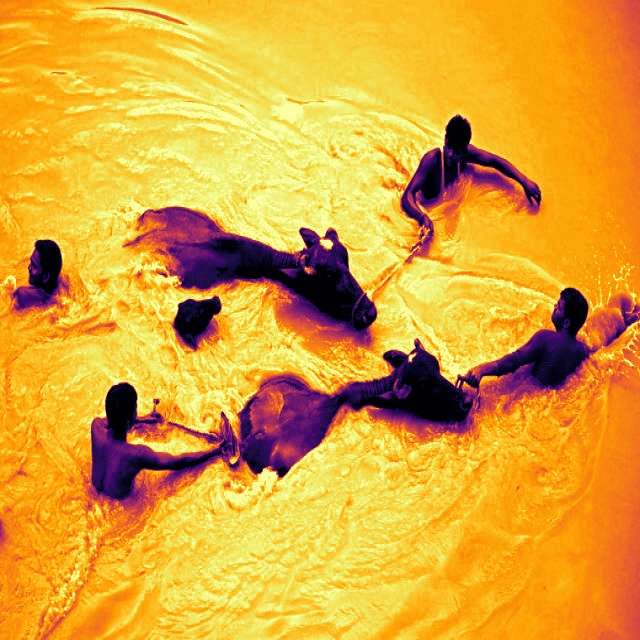
#> input picture outputs/thermal/thermal_heatmap.jpg, 640 x 640 px
$ python -i thermal_service.py   (imports and definitions only)
#> lines starting #> are read from the running program, lines starting #| are printed output that depends on the picture; after the words box and inside, x2 and y2 are one past the last pixel; in counts of white or black regions, pixels touching at a corner belong together
import json
from pathlib import Path

import cv2
import numpy as np

from radiometric_thermal_service import analyze_radiometric_thermal


ROOT_DIR = Path(__file__).resolve().parents[1]
OUTPUT_DIR = ROOT_DIR / "outputs" / "thermal"
# [1 line not run here, left out]


def _as_path(file_obj):
    if file_obj is None:
        return None
    if isinstance(file_obj, str):
        return file_obj
    if isinstance(file_obj, dict):
        return file_obj.get("path") or file_obj.get("name")
    if hasattr(file_obj, "name"):
        return file_obj.name
    return str(file_obj)


def analyze_simulated_thermal(image_file):
    """Analyze RGB/gray imagery as simulated hotspots, not real temperature."""
#> called with image_file = '../outputs/thermal/thermal_heatmap.jpg'
    path = _as_path(image_file)
    if not path:
        return None, None, "未上传图像。", "{}"
    image = cv2.imread(path, cv2.IMREAD_UNCHANGED)
#> image is the input picture: shape (640, 640, 3); mean B, G, R 55.3, 165.4, 223.2
    if image is None:
        return None, None, "图像读取失败。", "{}"

    is_simulated = True
    if image.ndim == 2:
        gray = image.astype(np.float32)
        base = cv2.cvtColor(cv2.normalize(gray, None, 0, 255, cv2.NORM_MINMAX).astype(np.uint8), cv2.COLOR_GRAY2BGR)
    else:
        base = image[:, :, :3]
        gray = cv2.cvtColor(base, cv2.COLOR_BGR2GRAY).astype(np.float32)
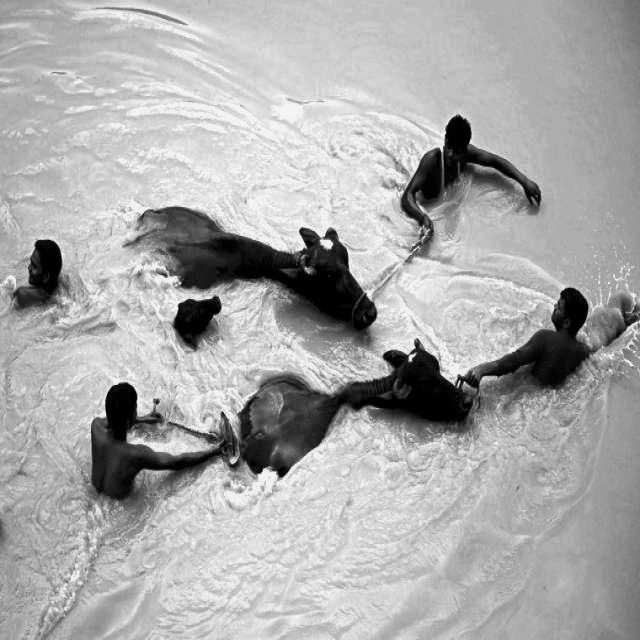
#> gray: shape (640, 640) float32; min 0, max 245, mean 170.1

    # Simulated mode deliberately produces an intensity score, not Celsius.
    # Ordinary RGB/JPG/PNG data cannot be converted into real temperature.
    normalized_score = cv2.normalize(gray, None, 0.0, 1.0, cv2.NORM_MINMAX)
    normalized = (normalized_score * 255).clip(0, 255).astype(np.uint8)
    heatmap = cv2.applyColorMap(normalized, cv2.COLORMAP_INFERNO)
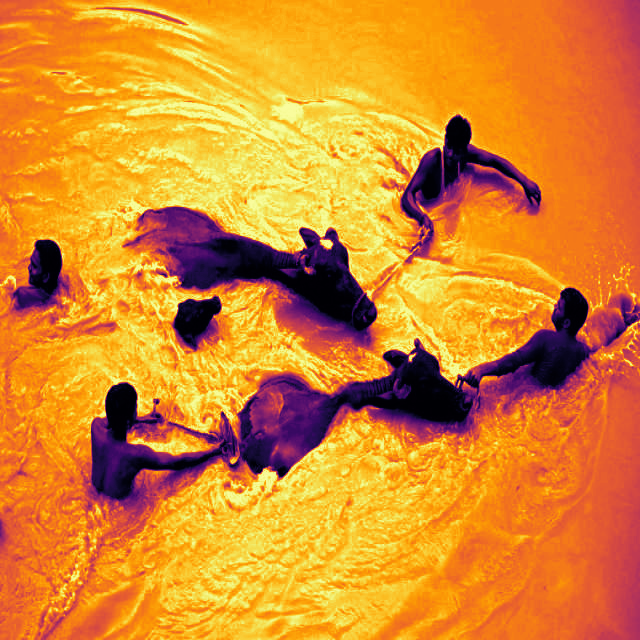
#> heatmap: shape (640, 640, 3); mean B, G, R 45.7, 136.4, 217.1
    threshold = float(np.percentile(normalized_score, 95))
#> threshold = 0.947
    hotspot = normalized_score >= threshold
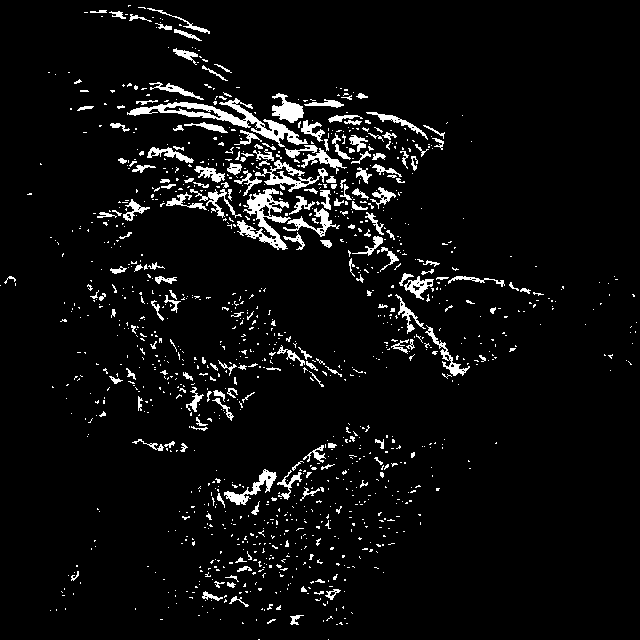
#> hotspot: shape (640, 640) bool; 5.4% white; 1216 white regions (1038 under 20 px), largest, box (x1, y1, x2, y2) and area: (127, 98, 308, 147) 1794, (237, 188, 291, 250) 1226, (255, 160, 328, 192) 669
    hotspot_u8 = (hotspot.astype(np.uint8) * 255)
#> hotspot_u8: shape (640, 640); 5.4% white; 1216 white regions (1038 under 20 px)
    overlay = cv2.addWeighted(base.astype(np.uint8), 0.45, heatmap, 0.55, 0)
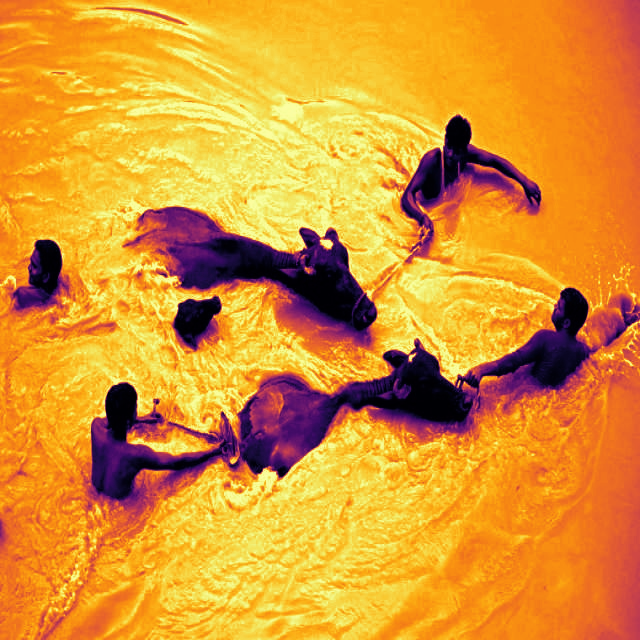
#> overlay: shape (640, 640, 3); mean B, G, R 50, 149.4, 219.9
    overlay[hotspot] = (0, 255, 255)
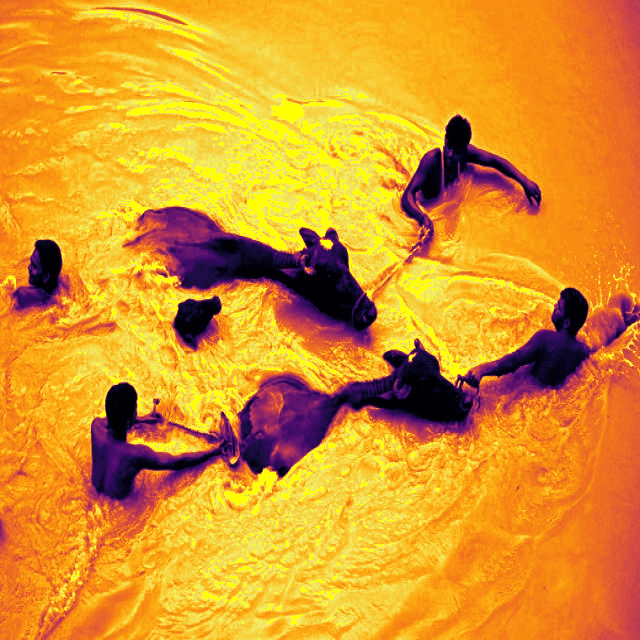
#> overlay: shape (640, 640, 3); 5.38% of pixels changed, all inside (x1, y1, x2, y2) = (0, 5, 637, 640)

    contours, _ = cv2.findContours(hotspot_u8, cv2.RETR_EXTERNAL, cv2.CHAIN_APPROX_SIMPLE)
#> contours = 1216 contours, 1105 with area under 20; largest, box (x1, y1, x2, y2) and area: (127, 98, 308, 147) 1703, (237, 188, 291, 250) 1110, (255, 160, 328, 192) 521, (272, 93, 304, 123) 458, (224, 469, 277, 505) 442
    hotspot_count = 0
    for contour in contours:
        area = cv2.contourArea(contour)
        if area < 12:
            continue
        hotspot_count += 1
        x, y, w, h = cv2.boundingRect(contour)
        cv2.rectangle(overlay, (x, y), (x + w, y + h), (0, 255, 255), 2)
#> this loop made 1216 passes
#> (area, x, y, w, h) on passes 14, 39, 54: (41.5, 290, 615, 14, 10), (31, 229, 596, 20, 11), (59.5, 202, 591, 21, 10)
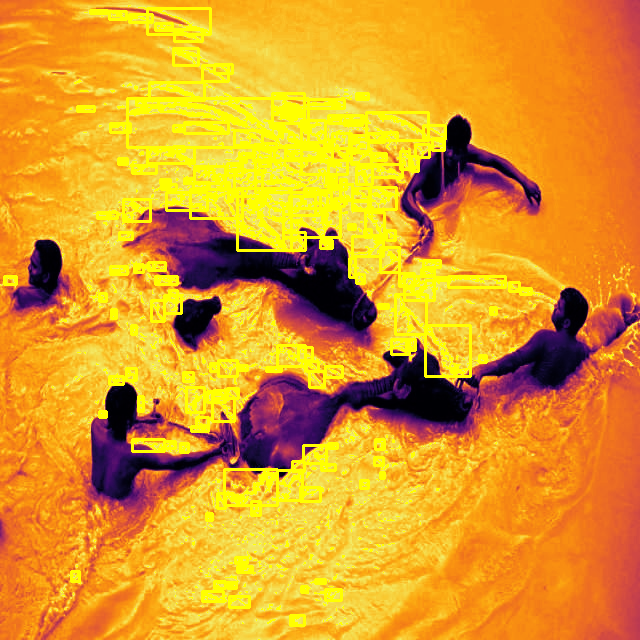
#> overlay: shape (640, 640, 3); 5.63% of pixels changed, all inside (x1, y1, x2, y2) = (3, 7, 533, 627)
#> after the loop, hotspot_count = 164

    area_ratio = float(np.count_nonzero(hotspot)) / max(1, hotspot.size)
#> area_ratio = 0.0538
    max_score = float(np.max(normalized_score))
#> max_score = 1
    mean_score = float(np.mean(normalized_score))
#> mean_score = 0.694
    if area_ratio > 0.08 or max_score > 0.86:
        risk = "High"
        explanation = "模拟热点范围较大，建议结合真实热红外或现场信息复核火源、被困人员或危险热源。"
    elif area_ratio > 0.025:
        risk = "Medium"
        explanation = "存在局部高温热点，建议结合可见光图像进行复核。"
    else:
        risk = "Low"
        explanation = "未发现大面积异常热点。"

    heatmap_path = OUTPUT_DIR / "thermal_heatmap.jpg"
    mask_path = OUTPUT_DIR / "hotspot_mask.jpg"
    overlay_path = OUTPUT_DIR / "thermal_overlay.jpg"
    result_path = OUTPUT_DIR / "thermal_result.json"
    cv2.imwrite(str(heatmap_path), heatmap)
    cv2.imwrite(str(mask_path), hotspot_u8)
    cv2.imwrite(str(overlay_path), overlay)

    result = {
        "thermal_mode": "simulated",
        "temperature_matrix": None,
        "temperature_matrix_path": None,
        "max_temperature": None,
        "mean_temperature": None,
        "unit": "none",
        "normalized_hotspot_score_max": round(max_score, 4),
        "normalized_hotspot_score_mean": round(mean_score, 4),
        "hotspot_score_threshold": round(threshold, 4),
        "hotspot_count": hotspot_count,
        "hotspot_area_ratio": round(area_ratio, 4),
        "risk_level": risk,
        "risk_explanation": explanation,
        "is_simulated_temperature": is_simulated,
        "is_real_temperature_measurement": False,
        "truthfulness_note": "This is a simulated thermal visualization based on grayscale/intensity analysis. It is not a real temperature measurement.",
    }
    result_path.write_text(json.dumps(result, ensure_ascii=False, indent=2), encoding="utf-8")
    status = "模拟热红外分析完成。当前结果由图像灰度归一化生成，不代表真实热红外测温。"
    return str(heatmap_path), str(overlay_path), status, json.dumps(result, ensure_ascii=False, indent=2)


def analyze_real_radiometric_thermal(image_file, threshold_celsius=None):
    """Analyze a FLIR/DJI radiometric file without falling back to fake temperatures."""
    result = analyze_radiometric_thermal(
        _as_path(image_file),
        threshold_celsius=threshold_celsius,
        output_dir=OUTPUT_DIR,
    )
    result_path = OUTPUT_DIR / "thermal_result.json"
    result_path.write_text(json.dumps(result, ensure_ascii=False, indent=2), encoding="utf-8")
    status = (
        "真实 Radiometric Thermal 解析完成，已生成真实 temperature matrix。"
        if result.get("success") and result.get("is_real_temperature_measurement")
        else f"真实 Radiometric Thermal 解析失败：{result.get('error', 'unknown error')}。系统不会用灰度值伪造温度。"
    )
    return (
        result.get("heatmap_path") or None,
        result.get("overlay_path") or None,
        status,
        json.dumps(result, ensure_ascii=False, indent=2),
    )


def analyze_infrared_detection_placeholder(image_file):
    """Reserve an infrared object-detection path without claiming temperature measurement."""
    result = {
        "thermal_mode": "infrared_detection",
        "success": False,
        "is_real_temperature_measurement": False,
        "truthfulness_note": "红外目标检测不等于真实温度测量。本模式当前仅预留，后续可接 HIT-UAV 等红外目标检测数据与模型。",
        "error": "Infrared Detection is a placeholder in this version.",
    }
    status = "红外目标检测模式当前仅预留：它用于红外图像下的目标检测，不等于真实测温。"
    return None, None, status, json.dumps(result, ensure_ascii=False, indent=2)


def analyze_thermal(image_file, mode="Simulated Thermal / 模拟热红外", threshold_celsius=None):
    """Compatibility dispatcher for Gradio and existing tests."""
    mode_text = str(mode or "Simulated Thermal")
    if mode_text.startswith("Radiometric"):
        return analyze_real_radiometric_thermal(image_file, threshold_celsius=threshold_celsius)
    if mode_text.startswith("Infrared"):
        return analyze_infrared_detection_placeholder(image_file)
    return analyze_simulated_thermal(image_file)

>>> result = analyze_simulated_thermal('../outputs/thermal/thermal_heatmap.jpg')

$ run again, on app/examples/1019715_jpg.rf.58a43da4e0959d4e75f1eceb0d288bd0.jpg
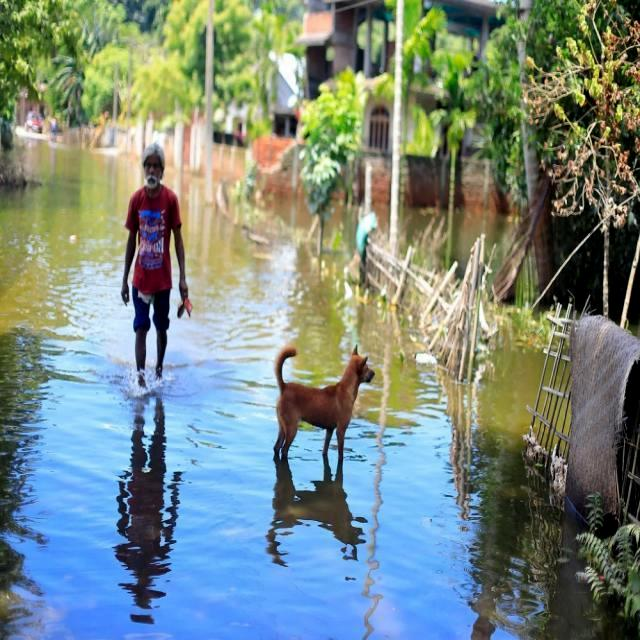
#> input picture app/examples/1019715_jpg.rf.58a43da4e0959d4e75f1eceb0d288bd0.jpg, 640 x 640 px
#> in analyze_simulated_thermal, image is the input picture: shape (640, 640, 3); mean B, G, R 130.4, 137.7, 120.8
#> threshold = 0.847
#> in analyze_simulated_thermal, `hotspot = normalized_score >= threshold`:
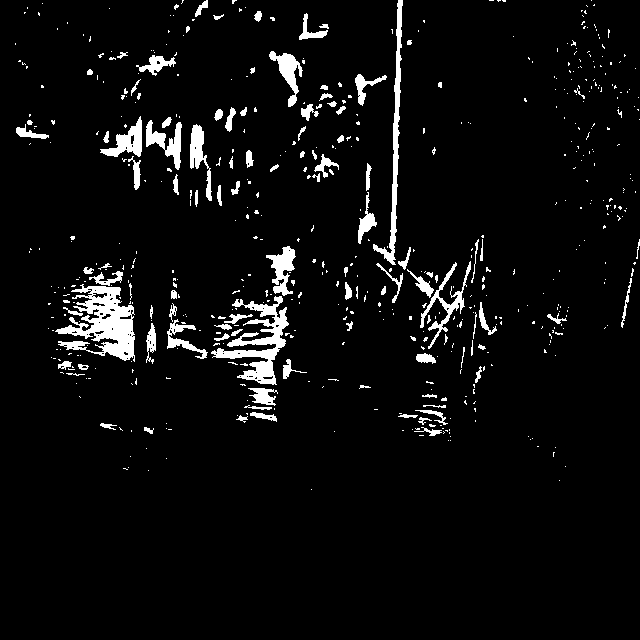
#> hotspot: shape (640, 640) bool; 5.1% white; 581 white regions (476 under 20 px), largest, box (x1, y1, x2, y2) and area: (55, 284, 135, 362) 3045, (211, 296, 289, 385) 2299, (373, 0, 403, 265) 1435
#> hotspot_u8: shape (640, 640); 5.1% white; 581 white regions (476 under 20 px)
#> contours = 581 contours, 506 with area under 20; largest, box (x1, y1, x2, y2) and area: (55, 284, 135, 362) 2880, (211, 296, 289, 385) 1976, (373, 0, 403, 265) 1146, (100, 116, 142, 157) 660, (266, 246, 296, 296) 618
#> the loop in analyze_simulated_thermal, `for contour in contours:` made 581 passes
#> (area, x, y, w, h) on passes 32, 33, 38: (48.5, 414, 427, 28, 9), (24.5, 144, 427, 10, 7), (31.5, 100, 423, 17, 7)
#> after the loop in analyze_simulated_thermal, `for contour in contours:`:
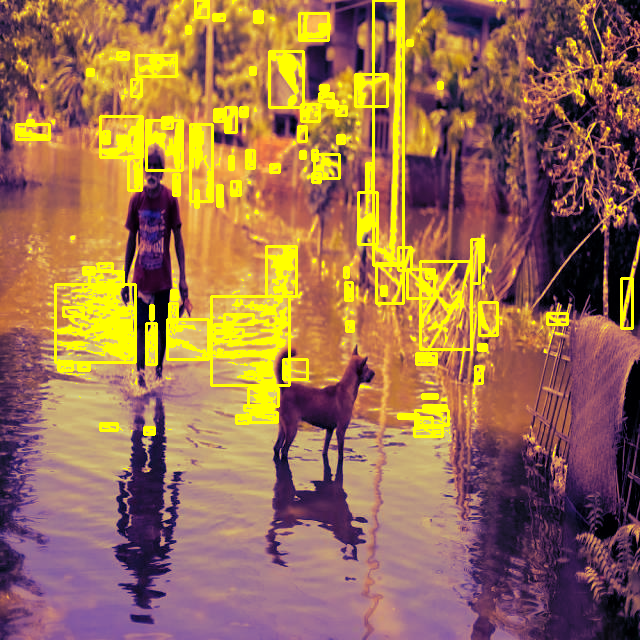
#> overlay: shape (640, 640, 3); mean B, G, R 82, 111.7, 155.5
#> after the loop in analyze_simulated_thermal, `for contour in contours:`: hotspot_count = 95
#> area_ratio = 0.0514
#> max_score = 1
#> mean_score = 0.517
